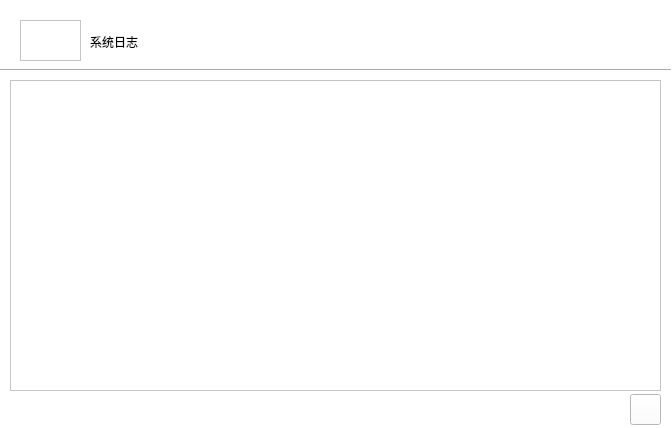
<?xml version="1.0" encoding="UTF-8"?>
<ui version="4.0">
 <class>Log</class>
 <widget class="QWidget" name="Log">
  <property name="geometry">
   <rect>
    <x>0</x>
    <y>0</y>
    <width>672</width>
    <height>428</height>
   </rect>
  </property>
  <property name="minimumSize">
   <size>
    <width>672</width>
    <height>428</height>
   </size>
  </property>
  <property name="maximumSize">
   <size>
    <width>672</width>
    <height>428</height>
   </size>
  </property>
  <property name="windowTitle">
   <string>系统日志</string>
  </property>
  <property name="styleSheet">
   <string notr="true">background-color: rgb(255, 255, 255);</string>
  </property>
  <widget class="QGraphicsView" name="graphicsView">
   <property name="geometry">
    <rect>
     <x>20</x>
     <y>20</y>
     <width>61</width>
     <height>41</height>
    </rect>
   </property>
   <property name="minimumSize">
    <size>
     <width>61</width>
     <height>41</height>
    </size>
   </property>
   <property name="maximumSize">
    <size>
     <width>61</width>
     <height>41</height>
    </size>
   </property>
   <property name="styleSheet">
    <string notr="true">border-image: url(:/pic/book_1068px_1190584_easyicon.net.png);</string>
   </property>
  </widget>
  <widget class="Line" name="line">
   <property name="geometry">
    <rect>
     <x>0</x>
     <y>60</y>
     <width>671</width>
     <height>20</height>
    </rect>
   </property>
   <property name="minimumSize">
    <size>
     <width>671</width>
     <height>20</height>
    </size>
   </property>
   <property name="maximumSize">
    <size>
     <width>671</width>
     <height>20</height>
    </size>
   </property>
   <property name="orientation">
    <enum>Qt::Horizontal</enum>
   </property>
  </widget>
  <widget class="QLabel" name="label">
   <property name="geometry">
    <rect>
     <x>90</x>
     <y>21</y>
     <width>141</width>
     <height>41</height>
    </rect>
   </property>
   <property name="minimumSize">
    <size>
     <width>141</width>
     <height>41</height>
    </size>
   </property>
   <property name="maximumSize">
    <size>
     <width>141</width>
     <height>41</height>
    </size>
   </property>
   <property name="styleSheet">
    <string notr="true">font: 20pt &quot;微软雅黑&quot;;</string>
   </property>
   <property name="text">
    <string>系统日志</string>
   </property>
  </widget>
  <widget class="QTextBrowser" name="textBrowser">
   <property name="geometry">
    <rect>
     <x>10</x>
     <y>80</y>
     <width>651</width>
     <height>311</height>
    </rect>
   </property>
   <property name="minimumSize">
    <size>
     <width>651</width>
     <height>311</height>
    </size>
   </property>
   <property name="maximumSize">
    <size>
     <width>651</width>
     <height>311</height>
    </size>
   </property>
  </widget>
  <widget class="QPushButton" name="BackButton">
   <property name="geometry">
    <rect>
     <x>630</x>
     <y>394</y>
     <width>31</width>
     <height>31</height>
    </rect>
   </property>
   <property name="minimumSize">
    <size>
     <width>31</width>
     <height>31</height>
    </size>
   </property>
   <property name="maximumSize">
    <size>
     <width>31</width>
     <height>31</height>
    </size>
   </property>
   <property name="styleSheet">
    <string notr="true">border-image: url(:/pic/Cancel_110px_1190738_easyicon.net_副本.png);</string>
   </property>
   <property name="text">
    <string/>
   </property>
  </widget>
  <zorder>line</zorder>
  <zorder>graphicsView</zorder>
  <zorder>label</zorder>
  <zorder>textBrowser</zorder>
  <zorder>BackButton</zorder>
 </widget>
 <resources/>
 <connections/>
</ui>
